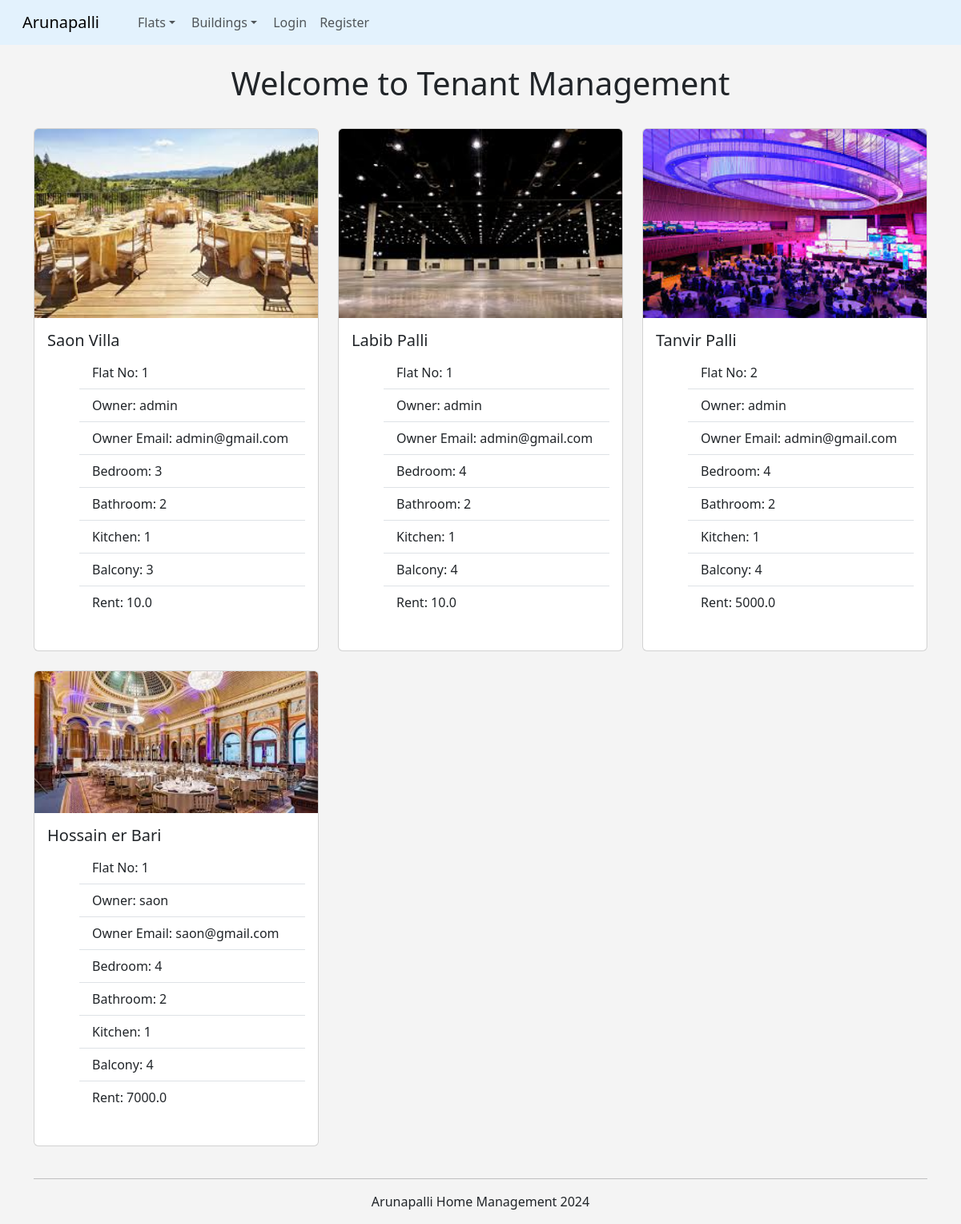
The page / on the database its author committed.
### tenant/models.py (models this page shows, shortened)
class Flat(models.Model):
    number = models.CharField(max_length=10)
    owner = models.ForeignKey(User, on_delete=models.CASCADE)
    building = models.ForeignKey(Building, on_delete=models.CASCADE)
    bedroom = models.IntegerField()
    washroom = models.IntegerField()
    kitchen = models.IntegerField()
    balcony = models.IntegerField()
    flat_area = models.FloatField()
    tenant = models.ForeignKey(User, on_delete=models.CASCADE, blank=True, null=True, related_name='tenant_flat')
    rent = models.FloatField()

class Building(models.Model):
    name = models.CharField(max_length=100)
    Location = models.CharField(max_length=100)
    District = models.CharField(max_length=100)
    post_code = models.CharField(max_length=10)
    total_flat = models.IntegerField()
    owner = models.ForeignKey(User, on_delete=models.CASCADE)
    building_image = models.ImageField(upload_to='images/', blank=True, null=True)
    def __str__(self):
        return self.name

### tenant/views.py (the view)
# urls.py: path('', views.home, name='home'),
def home(request):
    flats = Flat.objects.all()
    return render(request, 'tenants/home.html', {'flats': flats})

### tenant/templates/tenants/home.html (shortened to what this page needs)
{% extends "tenants/base.html" %}
{% block content %}
<center>
    <h1>Welcome to Tenant Management</h1>
    <br>
</center>
    <div class="row row-cols-1 row-cols-md-3 g-4">
        {% for flat in flats %}
        {% if not flat.tenant %}
        <div class="col">
          <div class="card">
            <img src="{{ flat.building.building_image.url }}" class="card-img-top" alt="building_image">
            <div class="card-body">
              <h5 class="card-title">{{ flat.building }}</h5>
              <ul class="list-group list-group-flush">
                <li class="list-group-item">Flat No: {{ flat.number }}</li>
                <li class="list-group-item">Owner: {{ flat.owner }}</li>
                <li class="list-group-item">Owner Email: {{ flat.owner.email }}</li>
                <li class="list-group-item">Bedroom: {{ flat.bedroom }}</li>
                <li class="list-group-item">Bathroom: {{ flat.washroom }}</li>
                <li class="list-group-item">Kitchen: {{ flat.kitchen }}</li>
                <li class="list-group-item">Balcony: {{ flat.balcony }}</li>
                <li class="list-group-item">Rent: {{ flat.rent }} </li>
            </div>
            <br>
          </div>
        </div>
        {% endif %}
        <br>
        {% endfor %}
      </div>
{% endblock %}

### tenant/templates/tenants/base.html (shortened to what this page needs)
<!DOCTYPE html>
<html lang="en">
<head>
    <link rel="stylesheet" href="https://cdn.jsdelivr.net/npm/bootstrap@5.3.3/dist/css/bootstrap.rtl.min.css">
</head>
<body>
    {% include "tenants/navbar.html" %}
    <br>
    <div class="container">
        {% block content %}
        {% endblock %}
        <br>
        <hr>
        <div>
            <center>
            <p>Arunapalli Home Management 2024</p>
            </center>
        </div>
    </div>
</body>
</html>

### tenant/templates/tenants/navbar.html (shortened to what this page needs)
<nav class="navbar navbar-expand-lg" style="background-color: #e3f2fd;">
    <div class="container-fluid">
      <a class="navbar-brand" href="{% url 'home' %}">Arunapalli</a>
      <div class="collapse navbar-collapse" id="navbarNav">
        <ul class="navbar-nav">
          <li class="nav-item dropdown">
            <a class="nav-link dropdown-toggle" href="#" role="button" data-bs-toggle="dropdown" aria-expanded="false">
              Flats
            </a>
          </li>
          <li class="nav-item dropdown">
            <a class="nav-link dropdown-toggle" href="#" role="button" data-bs-toggle="dropdown" aria-expanded="false">
              Buildings
            </a>
          </li>
          {% if user.is_authenticated %}
          <li class="nav-item">
            <a class="nav-link" href="{% url 'user-logout' %}">Logout</a>
          </li>
          {% else %}
          <li class="nav-item">
            <a class="nav-link" href="{% url 'user-login' %}">Login</a>
          </li>
          <li class="nav-item">
            <a class="nav-link" href="{% url 'user-register' %}">Register</a>
          </li>
            {% endif %}
        </ul>
      </div>
    </div>
  </nav>

### tenant/templates/tenants/base.html (style rules this page uses)
body { background-color: #f4f4f4; }

### rows shown on the page
Flat: building.building_image (picture), building "Saon Villa", number "1", owner "admin", owner.email "admin@gmail.com", bedroom "3", washroom "2", kitchen "1", balcony "3", rent "10.0"
Flat: building.building_image (picture), building "Labib Palli", number "1", owner "admin", owner.email "admin@gmail.com", bedroom "4", washroom "2", kitchen "1", balcony "4", rent "10.0"
Flat: building.building_image (picture), building "Tanvir Palli", number "2", owner "admin", owner.email "admin@gmail.com", bedroom "4", washroom "2", kitchen "1", balcony "4", rent "5000.0"
Flat: building.building_image (picture), building "Hossain er Bari", number "1", owner "saon", owner.email "saon@gmail.com", bedroom "4", washroom "2", kitchen "1", balcony "4", rent "7000.0"
